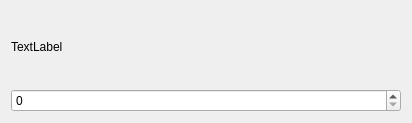
<?xml version="1.0" encoding="UTF-8"?>
<ui version="4.0">
 <class>Dialog</class>
 <widget class="QDialog" name="Dialog">
  <property name="geometry">
   <rect>
    <x>0</x>
    <y>0</y>
    <width>412</width>
    <height>123</height>
   </rect>
  </property>
  <property name="windowTitle">
   <string>Dialog</string>
  </property>
  <layout class="QVBoxLayout" name="verticalLayout">
   <item>
    <widget class="QLabel" name="label">
     <property name="text">
      <string>TextLabel</string>
     </property>
    </widget>
   </item>
   <item>
    <widget class="QSpinBox" name="spinBox"/>
   </item>
  </layout>
 </widget>
 <resources/>
 <connections/>
</ui>
